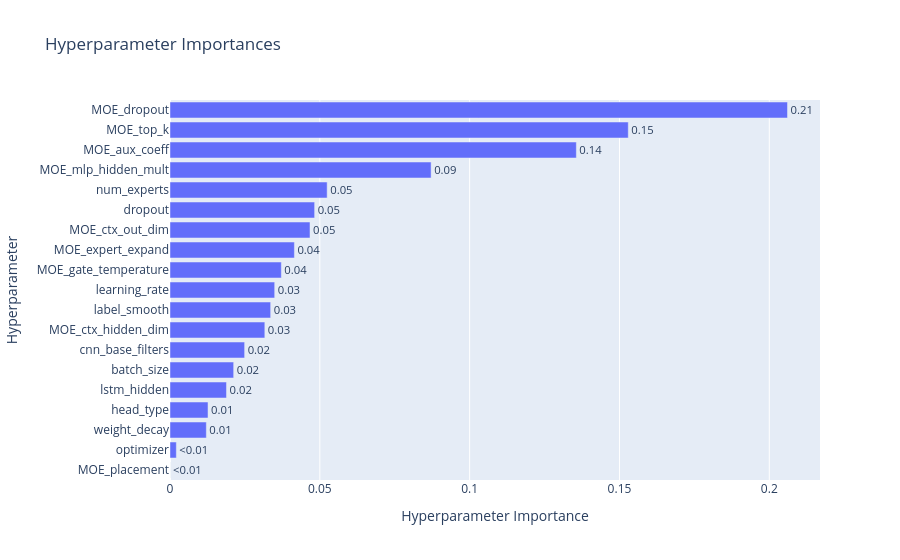

Source (notebook cell):
### Code cell
# 2. Plot Hyperparameter Importance
try:
    fig_imp = plot_param_importances(study)
    fig_imp.show()
except Exception as e:
    print(f"Could not plot importance (might need more trials): {e}")

### Figure 1 — Plotly figure (JSON) as saved in the notebook; plotly's stock layout.template omitted (floating-point values rounded to 4 significant figures)
{"data": [{"cliponaxis": false, "hovertemplate": ["MOE_placement (CategoricalDistribution): 0.0<extra></extra>", "optimizer (CategoricalDistribution): 0.0021160892781055584<extra></extra>", "weight_decay (FloatDistribution): 0.012127929464609935<extra></extra>", "head_type (CategoricalDistribution): 0.012689573672694694<extra></extra>", "lstm_hidden (CategoricalDistribution): 0.018848031468070577<extra></extra>", "batch_size (CategoricalDistribution): 0.02124714320764292<extra></extra>", "cnn_base_filters (CategoricalDistribution): 0.02491038611190988<extra></extra>", "MOE_ctx_hidden_dim (CategoricalDistribution): 0.03164809312599484<extra></extra>", "label_smooth (FloatDistribution): 0.03359390109121066<extra></extra>", "learning_rate (FloatDistribution): 0.034938291036358815<extra></extra>", "MOE_gate_temperature (FloatDistribution): 0.03715560561723825<extra></extra>", "MOE_expert_expand (FloatDistribution): 0.041516110199200054<extra></extra>", "MOE_ctx_out_dim (CategoricalDistribution): 0.046724790231075085<extra></extra>", "dropout (FloatDistribution): 0.04826724448164267<extra></extra>", "num_experts (CategoricalDistribution): 0.052449505303327475<extra></extra>", "MOE_mlp_hidden_mult (FloatDistribution): 0.08713968704024026<extra></extra>", "MOE_aux_coeff (FloatDistribution): 0.13561052426589798<extra></extra>", "MOE_top_k (CategoricalDistribution): 0.1529393923492144<extra></extra>", "MOE_dropout (FloatDistribution): 0.20607770205556608<extra></extra>"], "name": "Objective Value", "orientation": "h", "text": ["<0.01", "<0.01", "0.01", "0.01", "0.02", "0.02", "0.02", "0.03", "0.03", "0.03", "0.04", "0.04", "0.05", "0.05", "0.05", "0.09", "0.14", "0.15", "0.21"], "textposition": "outside", "type": "bar", "x": [0, 0.002116, 0.01213, 0.01269, 0.01885, 0.02125, 0.02491, 0.03165, 0.03359, 0.03494, 0.03716, 0.04152, 0.04672, 0.04827, 0.05245, 0.08714, 0.1356, 0.1529, 0.2061], "y": ["MOE_placement", "optimizer", "weight_decay", "head_type", "lstm_hidden", "batch_size", "cnn_base_filters", "MOE_ctx_hidden_dim", "label_smooth", "learning_rate", "MOE_gate_temperature", "MOE_expert_expand", "MOE_ctx_out_dim", "dropout", "num_experts", "MOE_mlp_hidden_mult", "MOE_aux_coeff", "MOE_top_k", "MOE_dropout"]}], "layout": {"title": {"text": "Hyperparameter Importances"}, "xaxis": {"title": {"text": "Hyperparameter Importance"}}, "yaxis": {"title": {"text": "Hyperparameter"}}}}
